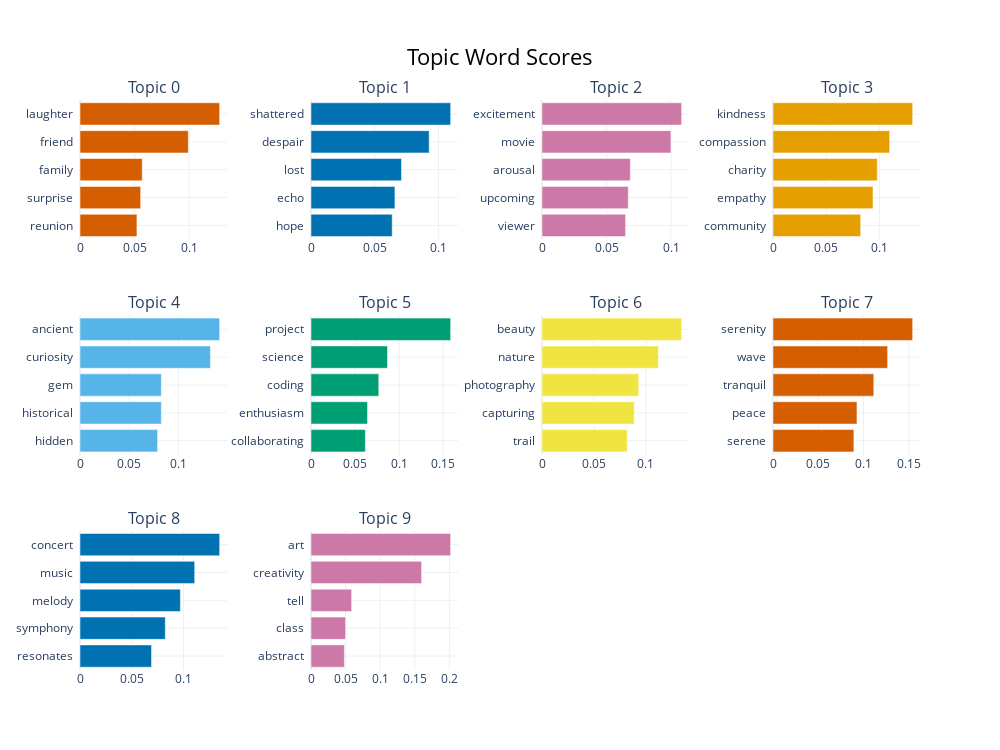

Notebook code cell kept with this figure:
### Markdown cell above
#### 6. BERTopic Visualization

### Code cell
from bertopic import BERTopic
# Adjust the model
topic_model = BERTopic()
topics, probs = topic_model.fit_transform(dataframe['lemmatized_text'])

# Include topics in the dataframe
dataframe['bertopic_topic'] = topics
# Topics that are most frequently discussed
topic_model.visualize_barchart(top_n_topics=10)

### Figure 1 — Plotly figure (JSON) as saved in the notebook; plotly's stock layout.template omitted (floating-point values rounded to 4 significant figures)
{"data": [{"marker": {"color": "#D55E00"}, "orientation": "h", "type": "bar", "x": [0.05223, 0.05562, 0.05707, 0.09934, 0.1281], "xaxis": "x", "y": ["reunion  ", "surprise  ", "family  ", "friend  ", "laughter  "], "yaxis": "y"}, {"marker": {"color": "#0072B2"}, "orientation": "h", "type": "bar", "x": [0.06364, 0.06578, 0.07095, 0.0926, 0.1094], "xaxis": "x2", "y": ["hope  ", "echo  ", "lost  ", "despair  ", "shattered  "], "yaxis": "y2"}, {"marker": {"color": "#CC79A7"}, "orientation": "h", "type": "bar", "x": [0.06478, 0.06685, 0.06846, 0.09991, 0.1082], "xaxis": "x3", "y": ["viewer  ", "upcoming  ", "arousal  ", "movie  ", "excitement  "], "yaxis": "y3"}, {"marker": {"color": "#E69F00"}, "orientation": "h", "type": "bar", "x": [0.08243, 0.09404, 0.09803, 0.1097, 0.1313], "xaxis": "x4", "y": ["community  ", "empathy  ", "charity  ", "compassion  ", "kindness  "], "yaxis": "y4"}, {"marker": {"color": "#56B4E9"}, "orientation": "h", "type": "bar", "x": [0.07889, 0.08271, 0.08271, 0.1327, 0.142], "xaxis": "x5", "y": ["hidden  ", "historical  ", "gem  ", "curiosity  ", "ancient  "], "yaxis": "y5"}, {"marker": {"color": "#009E73"}, "orientation": "h", "type": "bar", "x": [0.06165, 0.06409, 0.07685, 0.08671, 0.1583], "xaxis": "x6", "y": ["collaborating  ", "enthusiasm  ", "coding  ", "science  ", "project  "], "yaxis": "y6"}, {"marker": {"color": "#F0E442"}, "orientation": "h", "type": "bar", "x": [0.08205, 0.0888, 0.0931, 0.112, 0.1344], "xaxis": "x7", "y": ["trail  ", "capturing  ", "photography  ", "nature  ", "beauty  "], "yaxis": "y7"}, {"marker": {"color": "#D55E00"}, "orientation": "h", "type": "bar", "x": [0.0894, 0.0928, 0.1114, 0.1267, 0.1543], "xaxis": "x8", "y": ["serene  ", "peace  ", "tranquil  ", "wave  ", "serenity  "], "yaxis": "y8"}, {"marker": {"color": "#0072B2"}, "orientation": "h", "type": "bar", "x": [0.06914, 0.08246, 0.09703, 0.1109, 0.135], "xaxis": "x9", "y": ["resonates  ", "symphony  ", "melody  ", "music  ", "concert  "], "yaxis": "y9"}, {"marker": {"color": "#CC79A7"}, "orientation": "h", "type": "bar", "x": [0.0483, 0.05, 0.0587, 0.1598, 0.2018], "xaxis": "x10", "y": ["abstract  ", "class  ", "tell  ", "creativity  ", "art  "], "yaxis": "y10"}], "layout": {"annotations": [{"font": {"size": 16}, "showarrow": false, "text": "Topic 0", "x": 0.0875, "xanchor": "center", "xref": "paper", "y": 1, "yanchor": "bottom", "yref": "paper"}, {"font": {"size": 16}, "showarrow": false, "text": "Topic 1", "x": 0.3625, "xanchor": "center", "xref": "paper", "y": 1, "yanchor": "bottom", "yref": "paper"}, {"font": {"size": 16}, "showarrow": false, "text": "Topic 2", "x": 0.6375, "xanchor": "center", "xref": "paper", "y": 1, "yanchor": "bottom", "yref": "paper"}, {"font": {"size": 16}, "showarrow": false, "text": "Topic 3", "x": 0.9125, "xanchor": "center", "xref": "paper", "y": 1, "yanchor": "bottom", "yref": "paper"}, {"font": {"size": 16}, "showarrow": false, "text": "Topic 4", "x": 0.0875, "xanchor": "center", "xref": "paper", "y": 0.6222, "yanchor": "bottom", "yref": "paper"}, {"font": {"size": 16}, "showarrow": false, "text": "Topic 5", "x": 0.3625, "xanchor": "center", "xref": "paper", "y": 0.6222, "yanchor": "bottom", "yref": "paper"}, {"font": {"size": 16}, "showarrow": false, "text": "Topic 6", "x": 0.6375, "xanchor": "center", "xref": "paper", "y": 0.6222, "yanchor": "bottom", "yref": "paper"}, {"font": {"size": 16}, "showarrow": false, "text": "Topic 7", "x": 0.9125, "xanchor": "center", "xref": "paper", "y": 0.6222, "yanchor": "bottom", "yref": "paper"}, {"font": {"size": 16}, "showarrow": false, "text": "Topic 8", "x": 0.0875, "xanchor": "center", "xref": "paper", "y": 0.2444, "yanchor": "bottom", "yref": "paper"}, {"font": {"size": 16}, "showarrow": false, "text": "Topic 9", "x": 0.3625, "xanchor": "center", "xref": "paper", "y": 0.2444, "yanchor": "bottom", "yref": "paper"}], "height": 750, "hoverlabel": {"bgcolor": "white", "font": {"family": "Rockwell", "size": 16}}, "showlegend": false, "title": {"font": {"color": "Black", "size": 22}, "text": "Topic Word Scores", "x": 0.5, "xanchor": "center", "yanchor": "top"}, "width": 1000, "xaxis": {"anchor": "y", "autorange": true, "domain": [0, 0.175], "range": [0, 0.1348], "showgrid": true, "type": "linear"}, "xaxis10": {"anchor": "y10", "autorange": true, "domain": [0.275, 0.45], "range": [0, 0.2124], "showgrid": true, "type": "linear"}, "xaxis11": {"anchor": "y11", "domain": [0.55, 0.725], "showgrid": true}, "xaxis12": {"anchor": "y12", "domain": [0.825, 1], "showgrid": true}, "xaxis2": {"anchor": "y2", "autorange": true, "domain": [0.275, 0.45], "range": [0, 0.1152], "showgrid": true, "type": "linear"}, "xaxis3": {"anchor": "y3", "autorange": true, "domain": [0.55, 0.725], "range": [0, 0.1139], "showgrid": true, "type": "linear"}, "xaxis4": {"anchor": "y4", "autorange": true, "domain": [0.825, 1], "range": [0, 0.1382], "showgrid": true, "type": "linear"}, "xaxis5": {"anchor": "y5", "autorange": true, "domain": [0, 0.175], "range": [0, 0.1495], "showgrid": true, "type": "linear"}, "xaxis6": {"anchor": "y6", "autorange": true, "domain": [0.275, 0.45], "range": [0, 0.1667], "showgrid": true, "type": "linear"}, "xaxis7": {"anchor": "y7", "autorange": true, "domain": [0.55, 0.725], "range": [0, 0.1415], "showgrid": true, "type": "linear"}, "xaxis8": {"anchor": "y8", "autorange": true, "domain": [0.825, 1], "range": [0, 0.1624], "showgrid": true, "type": "linear"}, "xaxis9": {"anchor": "y9", "autorange": true, "domain": [0, 0.175], "range": [0, 0.1421], "showgrid": true, "type": "linear"}, "yaxis": {"anchor": "x", "autorange": true, "domain": [0.7556, 1], "range": [-0.5, 4.5], "showgrid": true, "type": "category"}, "yaxis10": {"anchor": "x10", "autorange": true, "domain": [0, 0.2444], "range": [-0.5, 4.5], "showgrid": true, "type": "category"}, "yaxis11": {"anchor": "x11", "domain": [0, 0.2444], "showgrid": true}, "yaxis12": {"anchor": "x12", "domain": [0, 0.2444], "showgrid": true}, "yaxis2": {"anchor": "x2", "autorange": true, "domain": [0.7556, 1], "range": [-0.5, 4.5], "showgrid": true, "type": "category"}, "yaxis3": {"anchor": "x3", "autorange": true, "domain": [0.7556, 1], "range": [-0.5, 4.5], "showgrid": true, "type": "category"}, "yaxis4": {"anchor": "x4", "autorange": true, "domain": [0.7556, 1], "range": [-0.5, 4.5], "showgrid": true, "type": "category"}, "yaxis5": {"anchor": "x5", "autorange": true, "domain": [0.3778, 0.6222], "range": [-0.5, 4.5], "showgrid": true, "type": "category"}, "yaxis6": {"anchor": "x6", "autorange": true, "domain": [0.3778, 0.6222], "range": [-0.5, 4.5], "showgrid": true, "type": "category"}, "yaxis7": {"anchor": "x7", "autorange": true, "domain": [0.3778, 0.6222], "range": [-0.5, 4.5], "showgrid": true, "type": "category"}, "yaxis8": {"anchor": "x8", "autorange": true, "domain": [0.3778, 0.6222], "range": [-0.5, 4.5], "showgrid": true, "type": "category"}, "yaxis9": {"anchor": "x9", "autorange": true, "domain": [0, 0.2444], "range": [-0.5, 4.5], "showgrid": true, "type": "category"}}}
